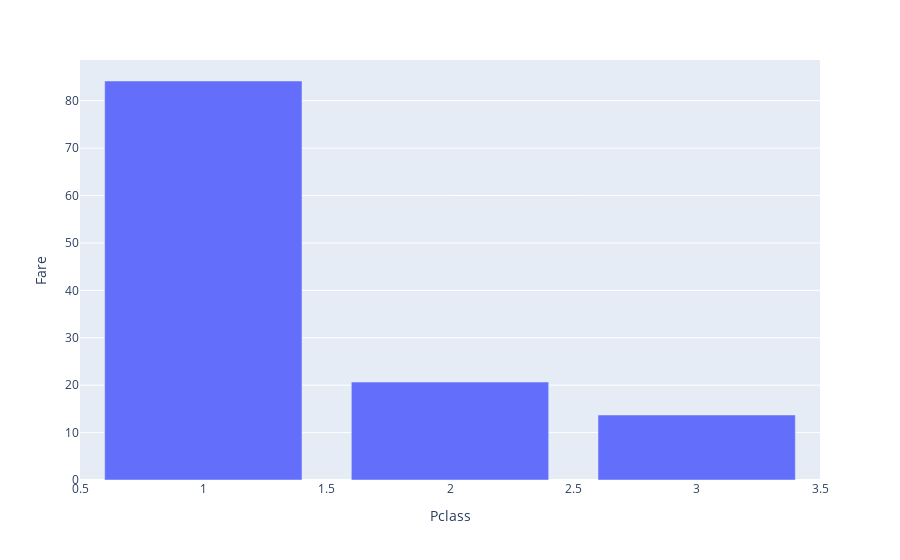

This figure's notebook cell:
### Markdown cell above
You can even specify the plot type you would like!

### Code cell
output = df_chain("Plot the average fare per class (bar)")
output["result"]

### Figure 1 — Plotly figure (JSON) as saved in the notebook; plotly's stock layout.template omitted (floating-point values rounded to 4 significant figures)
{"data": [{"alignmentgroup": "True", "hovertemplate": "Pclass=%{x}<br>Fare=%{y}<extra></extra>", "legendgroup": "", "marker": {"color": "#636efa", "pattern": {"shape": ""}}, "name": "", "offsetgroup": "", "orientation": "v", "showlegend": false, "textposition": "auto", "type": "bar", "x": [1, 2, 3], "xaxis": "x", "y": [84.15, 20.66, 13.71], "yaxis": "y"}], "layout": {"barmode": "group", "legend": {"tracegroupgap": 0}, "margin": {"t": 60}, "xaxis": {"anchor": "y", "domain": [0, 1], "title": {"text": "Pclass"}}, "yaxis": {"anchor": "x", "domain": [0, 1], "title": {"text": "Fare"}}}}
